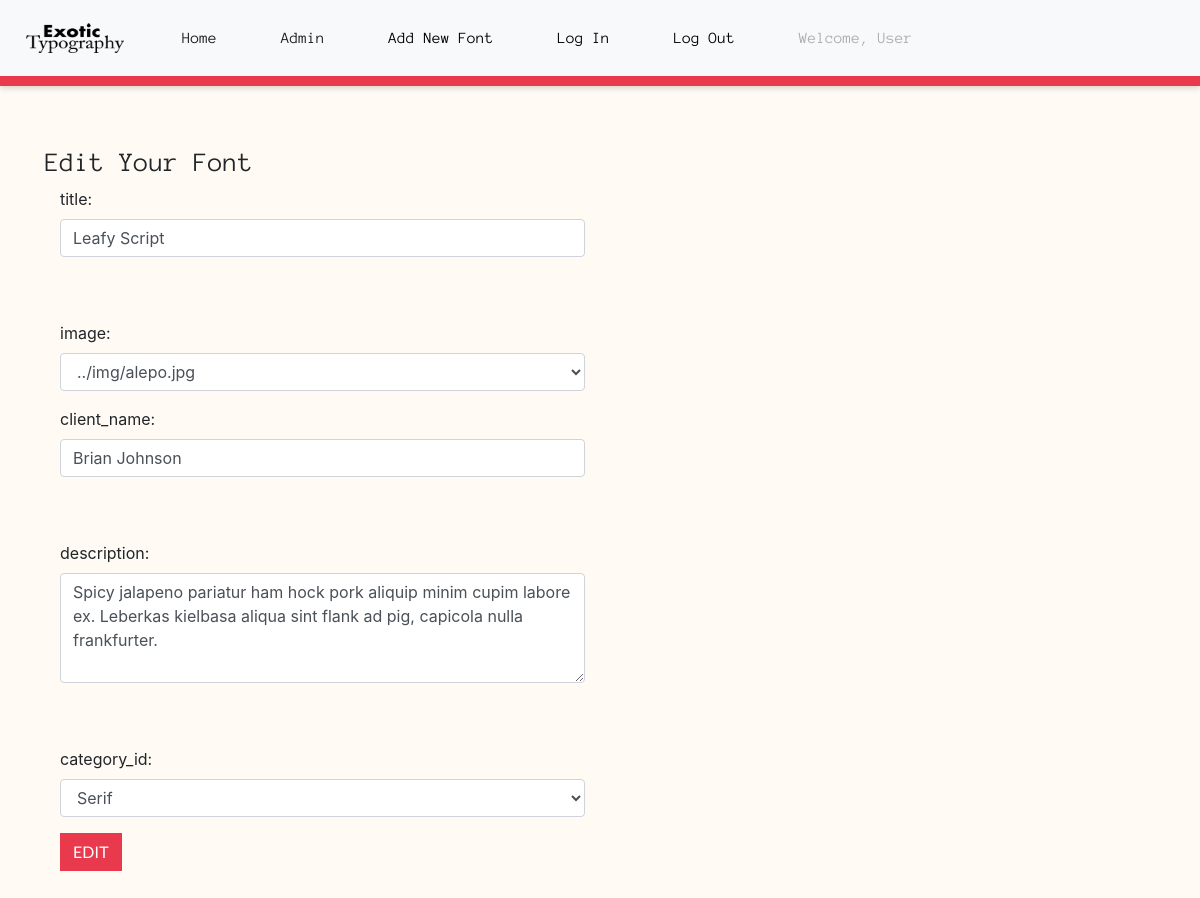
The app's page /backend/_edit.php?tb=portfolio_tb&id=1 (signed in) with its own data.
### tables this page shows
CREATE TABLE `portfolio_tb` (
  `portfolio_id` int(11) NOT NULL,
  `title` varchar(30) NOT NULL,
  `image` text NOT NULL,
  `client_name` varchar(30) NOT NULL,
  `description` text NOT NULL,
  `category_id` int(11) NOT NULL
);

### backend/backend_db.php (called while the page is built, shortened)
<?php
	function db_connect() {
		static $connection;
		if(!isset($connection)) {
			$configArray = parse_ini_file("../../../con/config.ini");
			$connection = mysqli_connect($configArray["host"], $configArray["username"], $configArray["password"], $configArray["database"] );
			if(!$connection) {
				return mysqli_connect_error();
			}
			else {
				return $connection;
			}
		}
		else {
			return $connection;
		}
	}
?>

### backend/_edit.php (the view, shortened to what this page needs)
<?php include 'back_header.php'?>
<body>
    <div class="container admin-container">
		<h3>Edit Your Font </h3>
		<?php
			include "backend_db.php";
			if(isset($_GET["id"])) {
				if(db_connect()) {
					$id = mysqli_real_escape_string(db_connect(), $_GET["id"]);
					$tb = mysqli_real_escape_string(db_connect(), $_GET["tb"]);
					$query = "SELECT * FROM ".$tb." WHERE portfolio_id='".$id."'";
                    $queryResult = mysqli_query(db_connect(), $query);
					if($queryResult) {
                        echo "<div class='col-sm-12 col-md-12 col-lg-12'>";
						echo '<form class="form" action="_edit_process.php" method="POST">';
						while($rowArray = mysqli_fetch_assoc($queryResult)) {
							foreach($rowArray as $name=>$value) {
								if($name === "title" || $name === "client_name") {
                                    echo "<div class='form-group row'>";
                                    echo "<div class='col-sm-12 col-md-6 col-lg-6'>";
									echo '<label>'.$name.': </label><input type="text" class="form-control" name="'.$name.'" value="'.$value.'" required>
										<br><br>';
                                    echo "</div>";
                                    echo "</div>";
								}
								else if( $name === "category_id"){
                                    echo "<div class='form-group row'>";
                                    echo "<div class='col-sm-12 col-md-6 col-lg-6'>";
									echo '<label>'.$name.': </label>';
                                    echo "<select  class='form-control name='".$name."' value='".$value."'>";
                                    echo "<option value='1' selected>Serif</option>";
									echo "</select>";
                                    echo "</div>";
                                    echo "</div>";
                                }
                                else if($name === "description") {
                                    echo "<div class='form-group row'>";
                                    echo "<div class='col-sm-12 col-md-6 col-lg-6'>";
									echo '<label>'.$name.': </label><textarea type="text" class="form-control" name="'.$name.'" rows="4" required>'.$value.'</textarea>
										<br><br>';
                                    echo "</div>";
                                    echo "</div>";
								}
								else if ($name === "image"){
									echo "<div class='form-group row'>";
                                    echo "<div class='col-sm-12 col-md-6 col-lg-6'>";
									echo '<label>'.$name.': </label>';
									echo "<select  class='form-control imageSelect' id='imageSelect' name='".$name."' value='".$value."'>";
										foreach(glob('../img/*[.jpg, .jpeg, .png, .PNG]') as $filename){
											echo "<option>" . $filename . "</option>";
										}
									echo "</select>";
                                    echo "</div>";
                                    echo "</div>";
                                }
								else {
									echo '<input type="hidden" name="'.$name.'" value="'.$value.'">';
								}
							}
							echo '<input type="submit" class="btn btn-primary" value="Edit">';
						}
						echo '</form>';
                        echo"</div>";
					}
				}
			}
		?>
    </div>
	</body>
    <?php include 'back_footer.php'?>
</html>

### css/styles.css (style rules this page uses)
h3 { font-family: 'Anonymous', 'monospace'; font-weight: normal; font-size: 1.7rem; }
body { background: #FFFBF4; }
.btn-primary { color: #fff; font-family: 'Lato', 'sans-serif'; background-color: #E9394D; border-color: #E9394D; border-radius: 0px; text-transform: uppercase; }
.admin-container { margin-top: 60px; margin-bottom: 60px; }

### records on screen
portfolio_tb: name "title", title "Leafy Script", name "image", image "../img/alepo.jpg", name "client_name", client_name "Brian Johnson", name "description", description "Spicy jalapeno pariatur ham hock pork aliquip minim cupim labore ex. Leberkas kielbasa aliqua sint flank ad pig, capicola nulla frankfurter.", name "category_id", category "Serif"

### other values on screen
$_SESSION['username'] "User"
